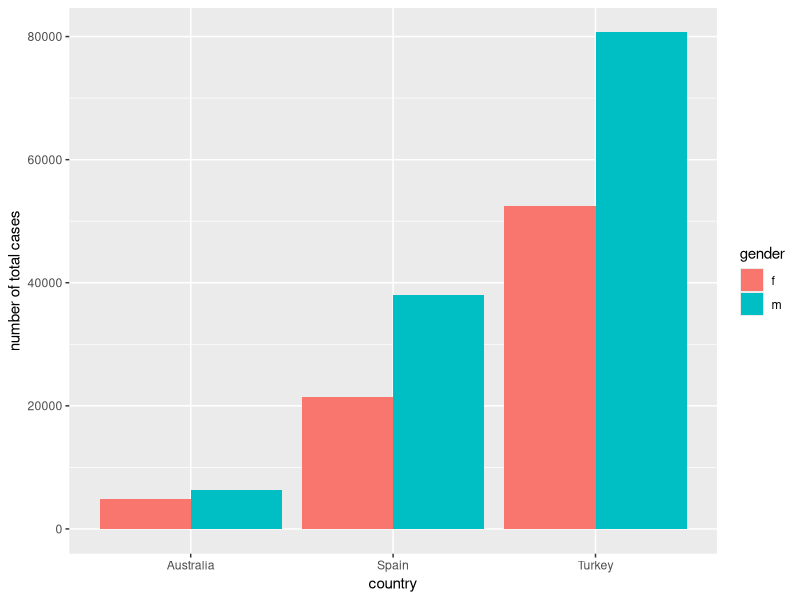

Here is the R script that generated this plot:
## ---- chunk 1
knitr::opts_chunk$set(echo = TRUE, eval = TRUE,  
                      warning = FALSE, message = FALSE, 
                      fig.align = "center",
                      R.options = list(max.print=100))

# Edit the file starting below
## ---- chunk 2
# Load the package
library(tidyverse) 
## ---- chunk 3
# Take a quick look
head(who2)
## ---- chunk 4
# pivoting the dataset longer and calling it 'long_who'
who2_col_names <- colnames(who2)

long_who <- pivot_longer(who2,
                         cols = who2_col_names[3:58],
                         names_to = 'diagnosis_gender_age',
                         values_to = 'cases')
long_who
glimpse(long_who)
## ---- chunk 5
# This separates the diagonsis_gender_age into appropriate column variables
tidy_who <- separate(long_who, diagnosis_gender_age, into = c('diagonsis', 'gender', 'age'), sep = '_')
tidy_who
## ---- chunk 6
# Filtering tidy_who to see how many rows has 0 and NA values in the `cases` column
tidy_who |>
    filter(cases == 0)

tidy_who |>
    filter(is.na(cases))
## ---- chunk 7
# Finding the number of distinct years by country and then finding the countries with missing years in the data set
tidy_who |>
    group_by(country) |>
    summarize(num_of_distinct_year = n_distinct(year), max_year = max(year), min_year = min(year))

tidy_who |>
    group_by(country) |>
    summarize(num_of_distinct_year = n_distinct(year)) |>
    filter(num_of_distinct_year < 34)


## ---- chunk 8
# Filtering the data set to only contain Turkey, Spain, and Australia, grouping 
# by country and gender, then visualizing the total number of cases of all 
# types of TB grouped by gender and country

tidy_who |>
    filter(country %in% c('Turkey', 'Spain','Australia')) |>
    group_by(country, gender) |>
    summarize(num_of_case = sum(cases, na.rm = TRUE)) |>
    ggplot(aes(x = country, y = num_of_case, fill = gender)) +
    geom_bar(stat = 'identity', position = 'dodge') +
    labs(y = 'number of total cases')
    
